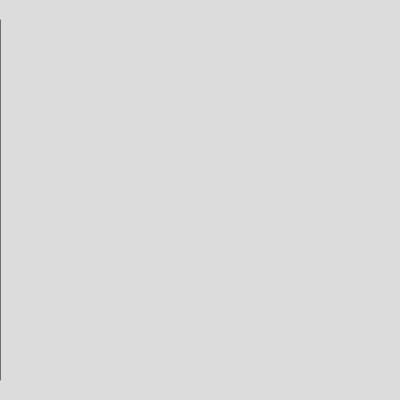
Frame 1 (no input)
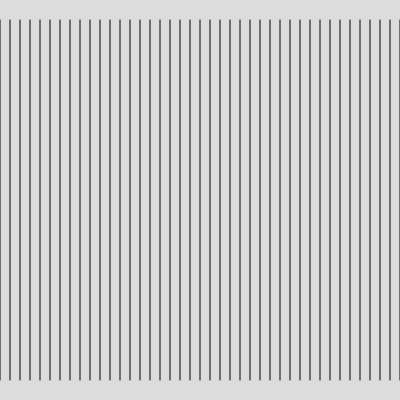
Frame 60 (no input)
Frame 120 (the mouse pressed at the canvas centre since frame 60): identical to frame 60, image omitted

The p5.js sketch that drew these frames (run headless with seeded random() and noise() and a simulated clock; from frame 60 on, the mouse is pressed at the canvas centre):

// p5.js sketch
// ── sketch.js
let x = 0;

function setup() {
  createCanvas(400, 400);
  background(220);

}

function draw() {
 
  
  line(x , 20, x , width - 20);
  x += 10;


}
